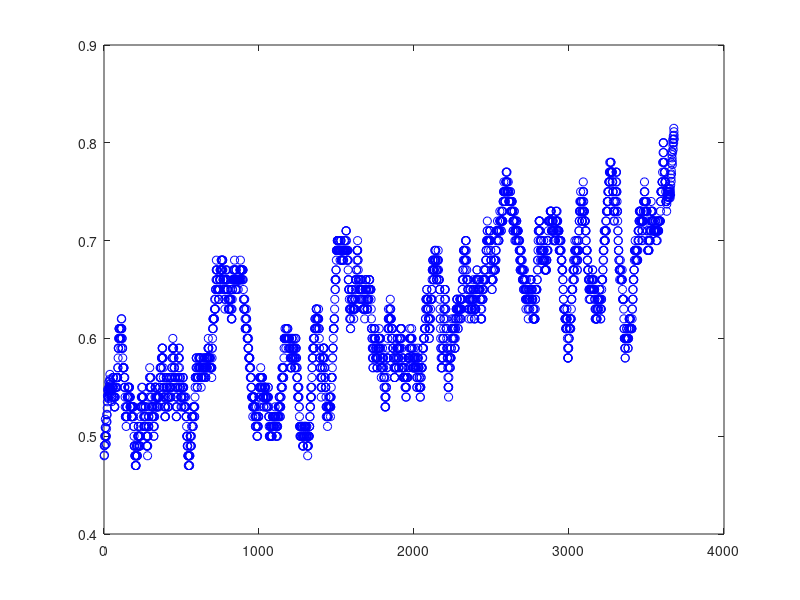

Write MATLAB code to recreate this figure. (Note: this script raises an error after producing the figure.)
%% Load data
data_path = 'C:\Users\ngrujic\Documents\Behaviour'
cd(data_path)
load data_trials.mat
orientations = [0:10:170];
%%
day_trials = [];

for mouse_ind = 1:length(data_trials)
    mouse_order{mouse_ind} = data_trials{mouse_ind,2};
    mouse_trials = [];
    for day_ind = 1:length(data_trials{mouse_ind,1})
       
        if ~isempty(data_trials{mouse_ind,1}{day_ind,1})
            day_trials = [];
            for session_ind = 1:size(data_trials{mouse_ind,1}{day_ind,1},1)
                day_trials = [day_trials; data_trials{mouse_ind,1}{day_ind,1}{session_ind,1}];
                
            end
             mouse_trials = [mouse_trials;day_trials];
        end
       
       
    end
    if ~isempty(mouse_trials)
    all_trials{mouse_ind,1} = mouse_trials;
    end
end

%% Data successfully put into trials - finally.
win_size = 100;
all_trials_movmeans = [];
close all
for mouse_ind = 1:length(all_trials)
    non_rep_trials = find(all_trials{mouse_ind,1}(:,2)==1);
    all_trials_movmeans{mouse_ind,1} = movmean(all_trials{mouse_ind,1}(non_rep_trials,4),win_size);

    figure(mouse_ind)
    plot(all_trials_movmeans{mouse_ind,1},'bo')
lsline
title(mouse_order{1,mouse_ind})
    ylim([0 1])
end

